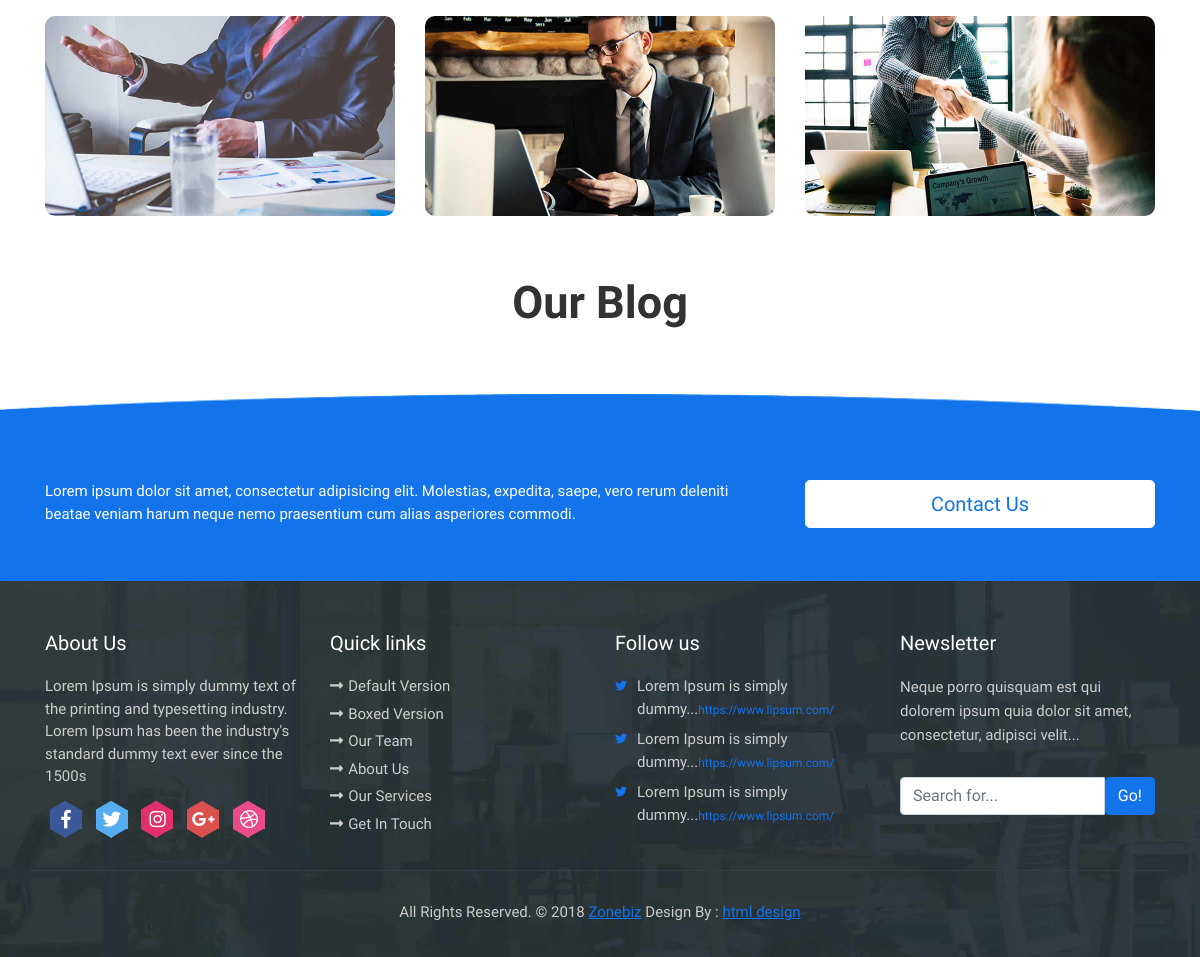
The app's page / (lower part), older data.
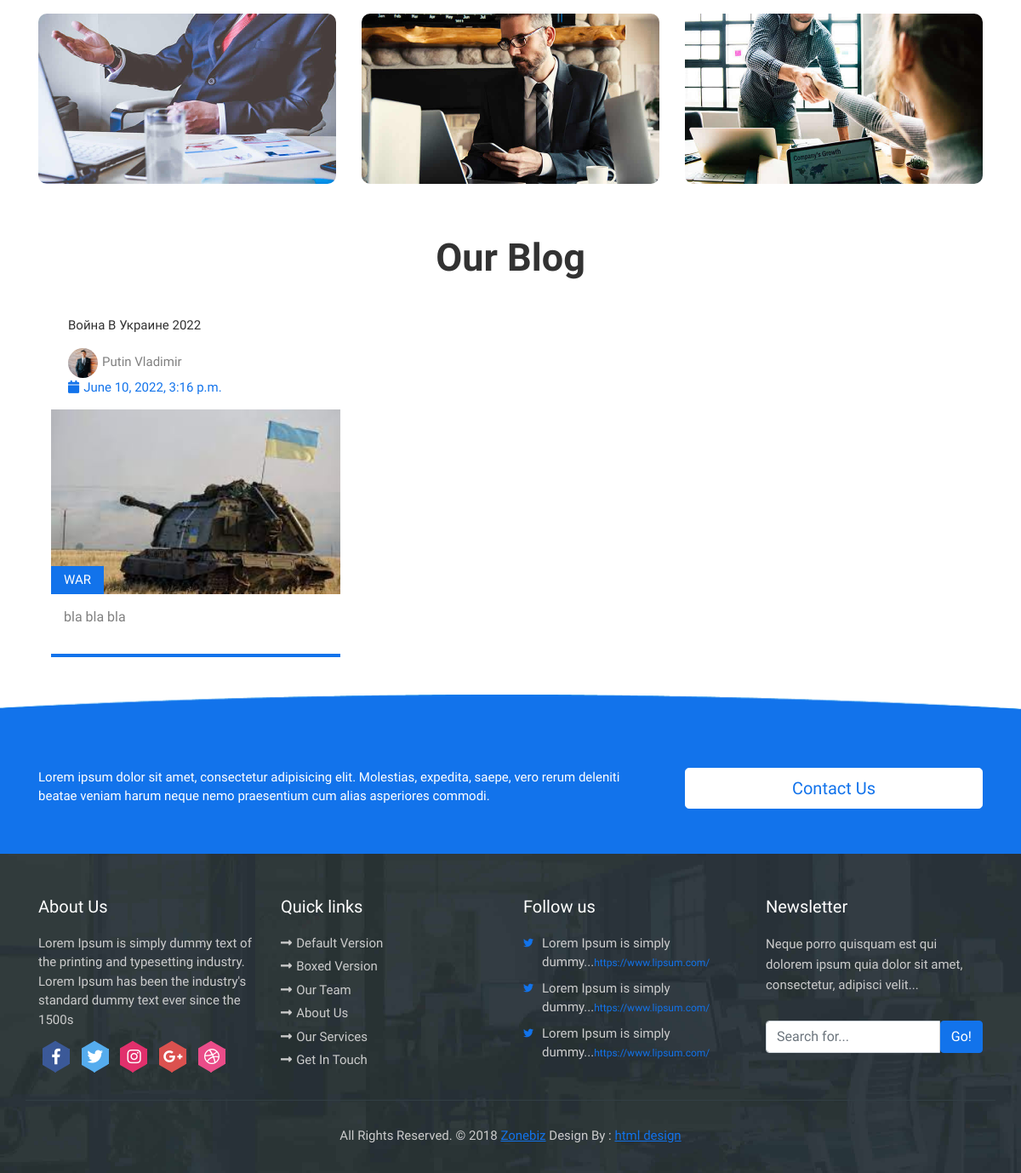
The same page, newer data.
### zonebiz/models.py (models this page shows, shortened)
class Blog(models.Model):
    title = models.CharField(max_length=100)
    image = models.ImageField(upload_to='image')
    content = models.TextField()
    category = models.CharField(max_length=100)
    published_date = models.DateTimeField(auto_now_add=False)
    author = models.CharField(max_length=100)
    authors_photo = models.ImageField(upload_to='image')

### zonebiz/views.py (the view)
# urls.py: path('', index, name='index'),
def index(request):
    blogs = Blog.objects.all()
    context = {
        'blogs': blogs,
    }
    return render(request, 'zonebiz/index.html', context)

### zonebiz/templates/zonebiz/index.html (shortened to what this page needs)
{% extends 'base.html' %}
{% load static %}
{% block content %}
	<div class="container">
        <div class="portfolio-main">
            <div id="projects" class="projects-main row">
               <div class="col-lg-4 col-sm-6 pro-item portfolio-item business">
                  <div class="card h-100">
                     <div class="card-img">
                        <a href="images/portfolio-img-04.jpg" data-fancybox="images">
                           <img class="card-img-top" src="{% static 'images/portfolio-img-04.jpg' %}" alt="" />
                        </a>
                     </div>
                  </div>
               </div>
               <div class="col-lg-4 col-sm-6 pro-item portfolio-item travel">
                  <div class="card h-100">
                     <div class="card-img">
                        <a href="images/portfolio-img-05.jpg" data-fancybox="images">
                           <img class="card-img-top" src="{% static 'images/portfolio-img-05.jpg' %}" alt="" />
                        </a>
                     </div>
                  </div>
               </div>
               <div class="col-lg-4 col-sm-6 pro-item portfolio-item financial academic">
                  <div class="card h-100">
                     <div class="card-img">
                        <a href="images/portfolio-img-01.jpg" data-fancybox="images">
                           <img class="card-img-top" src="{% static 'images/portfolio-img-01.jpg' %}" alt="" />
                        </a>
                     </div>
                  </div>
               </div>
            </div>
        </div>
    </div>
	<div class="blog-slide">
		<div class="container">
			<h2>Our Blog</h2>
			    <div class="row">
                {% for blog in blogs %}
				<div class="col-lg-12">
					<div id="blog-slider" class="owl-carousel">
						<div class="post-slide">
							<div class="post-header">
								<h4 class="title">
									<a href="#">{{ blog.title }}</a>
								</h4>
								<ul class="post-bar">
									<li><img src="{{ blog.authors_photo.url }}" alt=""><a href="#">{{ blog.author }}</a></li>
									<li><i class="fa fa-calendar"></i>{{ blog.published_date }}</li>
								</ul>
							</div>
							<div class="pic">
								<img src="{{ blog.image.url }}" alt="">
								<ul class="post-category">
									<li><a href="#">{{ blog.category }}</a></li>
								</ul>
							</div>
							<p class="post-description">{{ blog.content }}</p>
						</div>
                    </div>
                </div>
                {% endfor %}
                </div>
		</div>
	</div>
{% endblock %}

### zonebiz/templates/base.html (shortened to what this page needs)
<!DOCTYPE html>
<html lang="en">
{% load static %}
<head>
	<link href="{% static 'vendor/bootstrap/css/bootstrap.min.css' %}" rel="stylesheet">
	<link href="{% static 'css/all.css' %}" rel="stylesheet">
	<link href="{% static 'css/owl.carousel.min.css' %}" rel="stylesheet">
	<link href="{% static 'css/jquery.fancybox.min.css' %}" rel="stylesheet">
	<link href="{% static 'css/style.css' %}" rel="stylesheet">
</head>
<body>
<div class="wrapper-main">
    {% block content %}
	{% endblock %}
	<div class="touch-line">
		<div class="container">
			<div class="row">
				<div class="col-md-8">
				   <p>Lorem ipsum dolor sit amet, consectetur adipisicing elit. Molestias, expedita, saepe, vero rerum deleniti beatae veniam harum neque nemo praesentium cum alias asperiores commodi.</p>
				</div>
				<div class="col-md-4">
				   <a class="btn btn-lg btn-secondary btn-block" href="#"> Contact Us </a>
				</div>
			</div>
		</div>
	</div>
    <footer class="footer">
        <div class="container bottom_border">
            <div class="row">
				<div class="col-lg-3 col-md-6 col-sm-6 col">
					<h5 class="headin5_amrc col_white_amrc pt2">About Us</h5>
					<p class="mb10">Lorem Ipsum is simply dummy text of the printing and typesetting industry. Lorem Ipsum has been the industry's standard dummy text ever since the 1500s</p>
					<ul class="footer-social">
						<li><a class="facebook hb-xs-margin" href="#"><span class="hb hb-xs spin hb-facebook"><i class="fab fa-facebook-f"></i></span></a></li>
						<li><a class="twitter hb-xs-margin" href="#"><span class="hb hb-xs spin hb-twitter"><i class="fab fa-twitter"></i></span></a></li>
						<li><a class="instagram hb-xs-margin" href="#"><span class="hb hb-xs spin hb-instagram"><i class="fab fa-instagram"></i></span></a></li>
						<li><a class="googleplus hb-xs-margin" href="#"><span class="hb hb-xs spin hb-google-plus"><i class="fab fa-google-plus-g"></i></span></a></li>
						<li><a class="dribbble hb-xs-margin" href="#"><span class="hb hb-xs spin hb-dribbble"><i class="fab fa-dribbble"></i></span></a></li>
					</ul>
				</div>
				<div class="col-lg-3 col-md-6 col-sm-6">
					<h5 class="headin5_amrc col_white_amrc pt2">Quick links</h5>
					<ul class="footer_ul_amrc">
						<li><a href="#"><i class="fas fa-long-arrow-alt-right"></i>Default Version</a></li>
						<li><a href="#"><i class="fas fa-long-arrow-alt-right"></i>Boxed Version</a></li>
						<li><a href="#"><i class="fas fa-long-arrow-alt-right"></i>Our Team </a></li>
						<li><a href="#"><i class="fas fa-long-arrow-alt-right"></i>About Us</a></li>
						<li><a href="#"><i class="fas fa-long-arrow-alt-right"></i>Our Services</a></li>
						<li><a href="#"><i class="fas fa-long-arrow-alt-right"></i>Get In Touch</a></li>
					</ul>
				</div>
				<div class="col-lg-3 col-md-6 col-sm-6 col">
					<h5 class="headin5_amrc col_white_amrc pt2">Follow us</h5>
					<ul class="footer_ul2_amrc">
						<li>
							<a href="#"><i class="fab fa-twitter fleft padding-right"></i> </a>
							<p>Lorem Ipsum is simply dummy...<a href="#">https://www.lipsum.com/</a></p>
						</li>
						<li>
							<a href="#"><i class="fab fa-twitter fleft padding-right"></i> </a>
							<p>Lorem Ipsum is simply dummy...<a href="#">https://www.lipsum.com/</a></p>
						</li>
						<li>
							<a href="#"><i class="fab fa-twitter fleft padding-right"></i> </a>
							<p>Lorem Ipsum is simply dummy...<a href="#">https://www.lipsum.com/</a></p>
						</li>
					</ul>
				</div>
				<div class="col-lg-3 col-md-6 col-sm-6 ">
					<div class="news-box">
						<h5 class="headin5_amrc col_white_amrc pt2">Newsletter</h5>
						<p>Neque porro quisquam est qui dolorem ipsum quia dolor sit amet, consectetur, adipisci velit...</p>
						<form action="#">
							<div class="input-group">
								<input class="form-control" placeholder="Search for..." type="text">
								<span class="input-group-btn">
								  <button class="btn btn-secondary" type="button">Go!</button>
								</span>
							</div>
						</form>
					</div>
				</div>
			</div>
		</div>
        <div class="container">
            <p class="copyright text-center">All Rights Reserved. &copy; 2018 <a href="#">Zonebiz</a> Design By :
				<a href="https://html.design/">html design</a>
            </p>
        </div>
    </footer>
</div>
</body>
</html>

### config/static/css/all.css (style rules this page uses)
.fa, .fas, .far, .fal, .fab { -moz-osx-font-smoothing: grayscale; -webkit-font-smoothing: antialiased; display: inline-block; font-style: normal; font-variant: normal; text-rendering: auto; line-height: 1; }
.fa-calendar:before { content: "\f133"; }
.fa-dribbble:before { content: "\f17d"; }
.fa-facebook-f:before { content: "\f39e"; }
.fa-google-plus-g:before { content: "\f0d5"; }
.fa-instagram:before { content: "\f16d"; }
.fa-long-arrow-alt-right:before { content: "\f30b"; }
.fa-twitter:before { content: "\f099"; }
.fab { font-family: 'Font Awesome 5 Brands'; }
.fa, .fas { font-family: 'Font Awesome 5 Free'; font-weight: 900; }

Row changes from the older to the newer data that the page shows:
added Blog: title "Война В Украине 2022", authors_photo (picture), author "Putin Vladimir", published_date "June 10, 2022, 3:16 p.m.", image (picture), category "WAR", content "bla bla bla"
